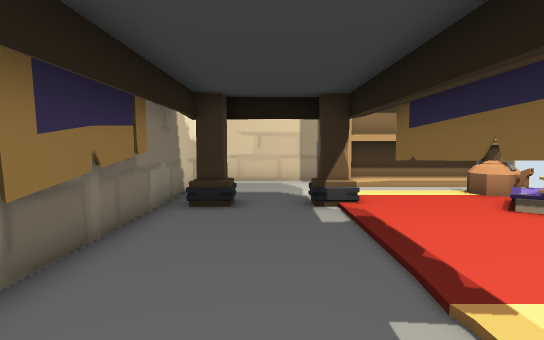
View 1 (above)

13 first-person views from a walk through a Unity game level. The camera is 1.4 m above the floor, tilts 4° down and sees 75° across. The floor is counted in squares, 1 m on a side. Each view is taken from the middle of a square. On the plan, view 1 faces up. The plan holds only what a view shows up to about 15 squares ahead; the rest is blank. The place goes on beyond the plan. The player character is not drawn.

View 2
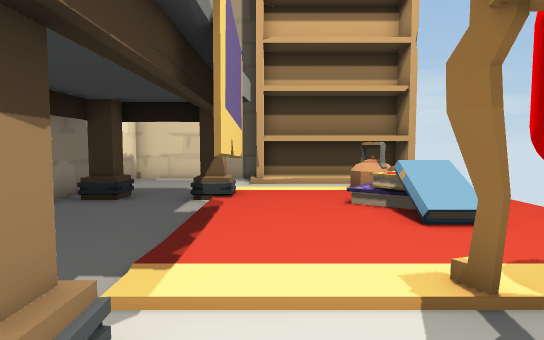

View 3
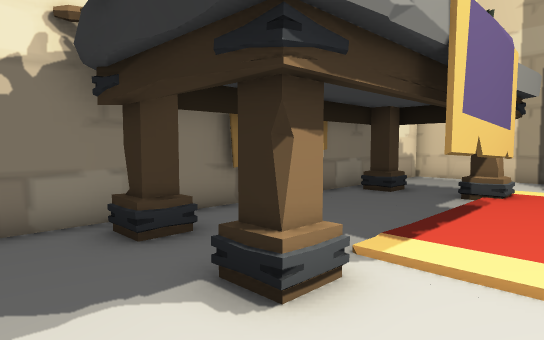

View 4
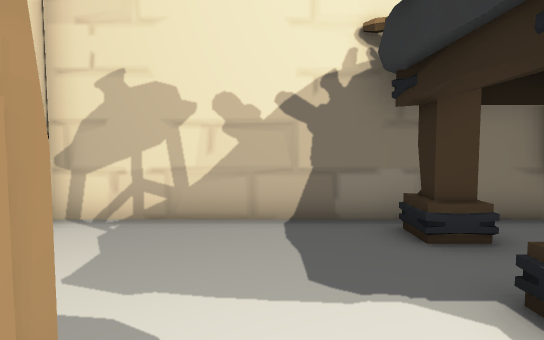

View 5
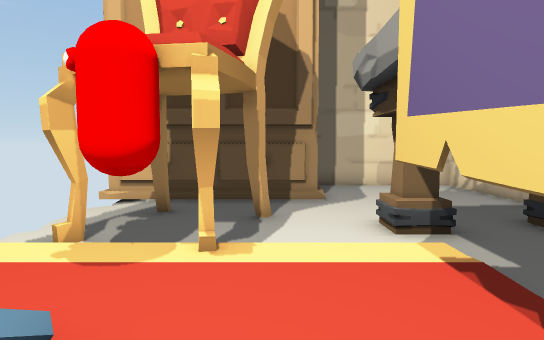

View 6
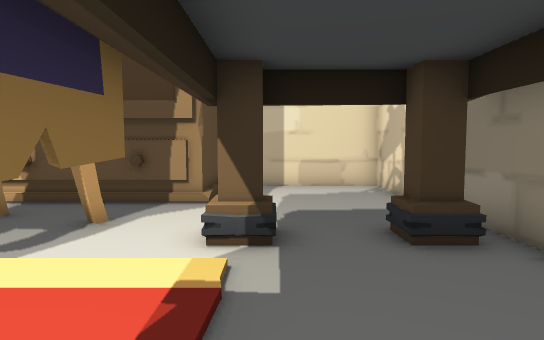

View 7
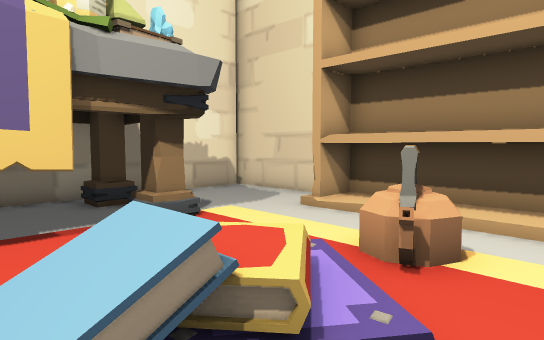

View 8
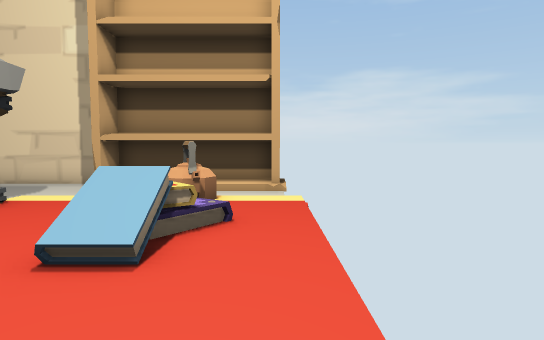

View 9
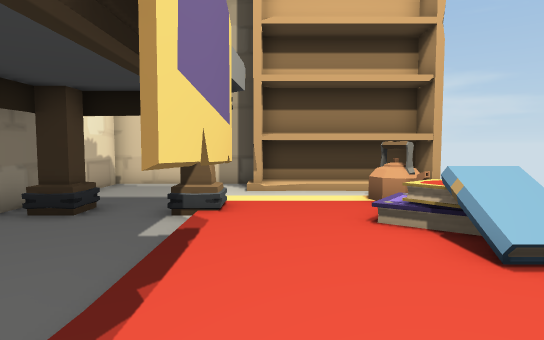

View 10
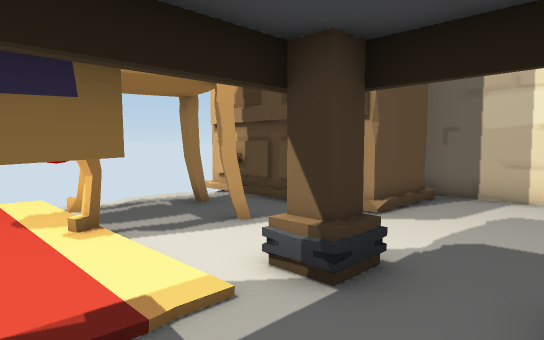

View 11
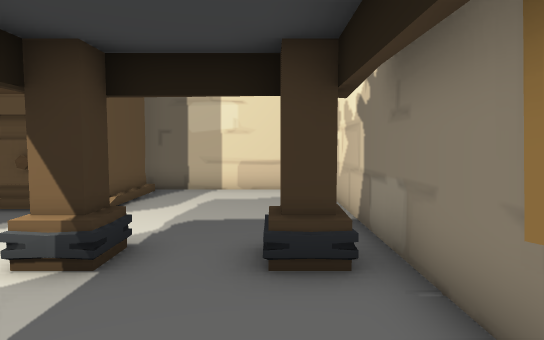

View 12
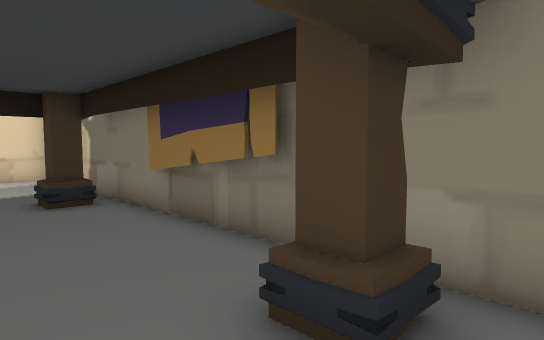

View 13
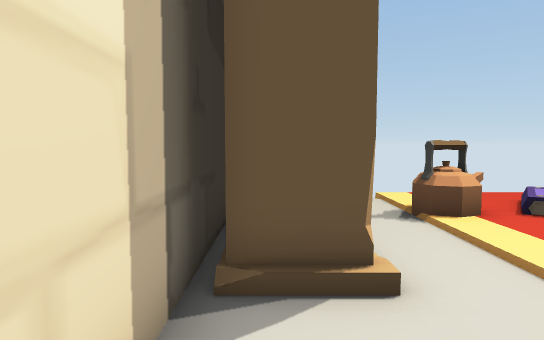

### Floor plan
Key: @ floor where view 1 was taken; # wall or solid block; . floor; / step, stairs or slope; = window, fence, low wall or low ledge; v drop or lower ground; S shelf; K kettle; T thing the floor can be seen under or through; B books; C red capsule; H chair.
Columns run from 3 left of view 1 to 9 right of it. Each row starts with its distance up from view 1.
 14 #########
 13 #.....SSSSSS
 12 #.....SSSSSS
 11 #...........
 10 #........K..
  9 ###.//...K..
  8 ###.#/.../..v
  7 #......./ /.v
  6 ##...T... B.v
  5 ##...T.../..v
  4 ##...T......v
  3 ##...T...C..
  2 #.......HCH/
  1 ###.=#......
  0 ###@##.H....
 -1 #........H..
 -2 #...........
 -3 #.....#######
 -4 #.....#
 -5 #.....#
 -6 #######

Where each view was taken, in squares from view 1:
view 1: 0 up, 0 right, facing up
view 2: 1 down, 3 right, facing up
view 3: 2 down, 4 right, facing up-left
view 4: 2 down, 4 right, facing left
view 5: 7 up, 4 right, facing down
view 6: 6 up, 1 right, facing down
view 7: 5 up, 8 right, facing up-left
view 8: 1 up, 8 right, facing up
view 9: 1 up, 3 right, facing up
view 10: 4 up, 1 left, facing down-right
view 11: 5 up, 1 left, facing down
view 12: 10 up, 1 right, facing down-left
view 13: 13 up, 1 left, facing right
